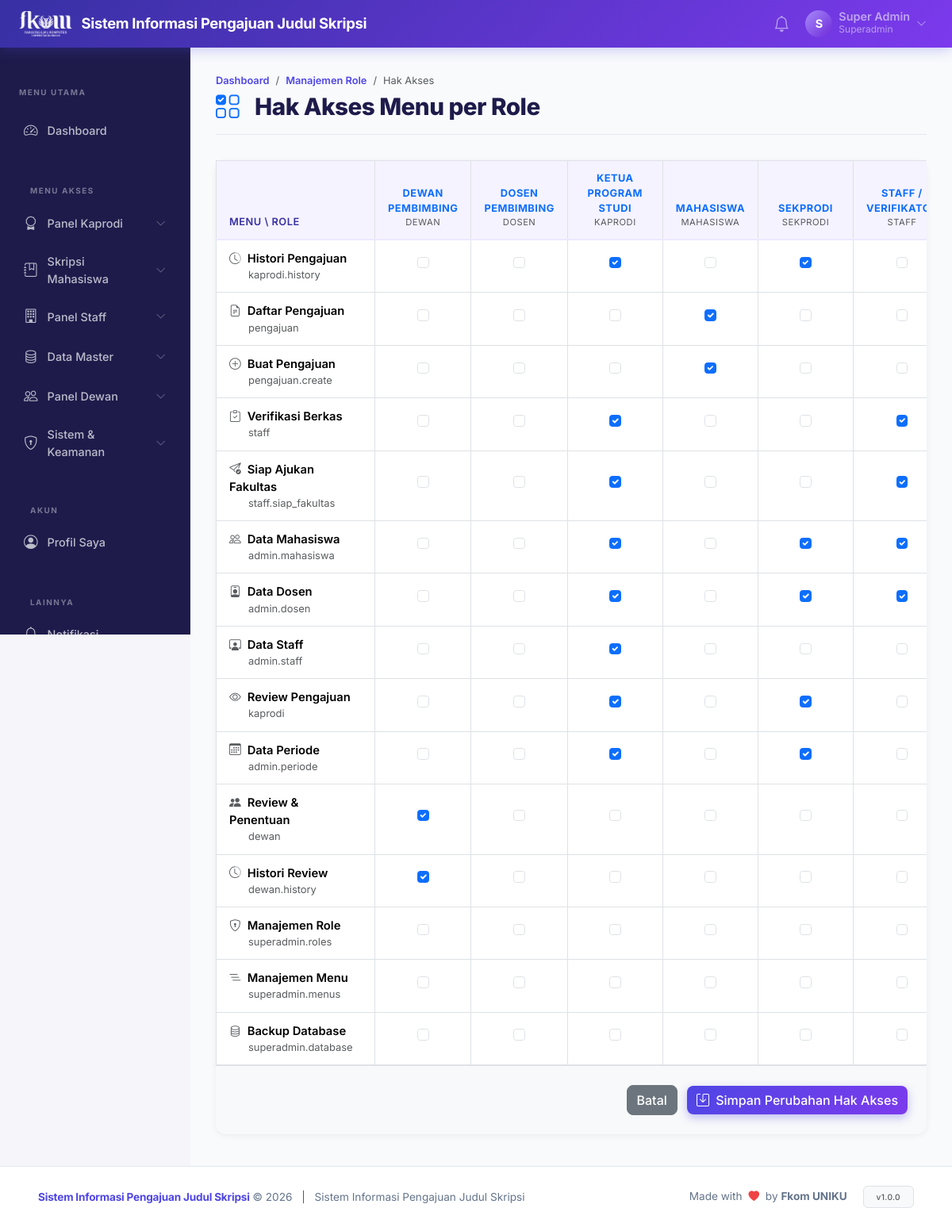
The app's page /?page=superadmin.role_menus (signed in) with its own data.
### tables this page shows
CREATE TABLE `roles` (
  `id` int unsigned NOT NULL AUTO_INCREMENT,
  `kode` varchar(50) NOT NULL,
  `nama` varchar(100) NOT NULL,
  PRIMARY KEY (`id`),
  UNIQUE KEY `kode` (`kode`)
);

CREATE TABLE `menus` (
  `id` int unsigned NOT NULL AUTO_INCREMENT,
  `kode_page` varchar(100) NOT NULL,
  `judul` varchar(100) NOT NULL,
  `icon` varchar(50) DEFAULT NULL,
  `urutan` int NOT NULL DEFAULT '0',
  PRIMARY KEY (`id`),
  UNIQUE KEY `kode_page` (`kode_page`)
);

### controllers/SuperadminController.php (called while the page is built, shortened)
<?php
class SuperadminController {
    public function roleMenus(): void {
        $db = getDB();
        $roles = $db->query("SELECT * FROM roles ORDER BY nama ASC")->fetchAll(PDO::FETCH_ASSOC);
        $menus = $db->query("SELECT * FROM menus ORDER BY urutan ASC")->fetchAll(PDO::FETCH_ASSOC);
        $roleMenusRaw = $db->query("SELECT role_id, menu_id FROM role_menus")->fetchAll(PDO::FETCH_ASSOC);
        $matrix = [];
        foreach ($roleMenusRaw as $rm) {
            $matrix[$rm['role_id']][$rm['menu_id']] = true;
        }
        require BASE_PATH . '/views/superadmin/roles/hak_akses.php';
    }
}

### core/Auth.php (called while the page is built, shortened)
<?php
class Auth {
    public static function check(): bool {
        return isset($_SESSION['user_id']) && !empty($_SESSION['user_id']);
    }
    public static function user(): ?array {
        return [
            'id'    => $_SESSION['user_id'],
            'nama'  => $_SESSION['user_nama'],
            'email' => $_SESSION['user_email'],
            'role'  => $_SESSION['user_role'],
            'roles' => $_SESSION['user_roles'] ?? [$_SESSION['user_role']],
        ];
    }
    public static function role(): ?string {
        return self::check() ? $_SESSION['user_role'] : null;
    }
}

### core/Helper.php (called while the page is built, shortened)
<?php
function e(mixed $value): string {
    return htmlspecialchars((string)$value, ENT_QUOTES | ENT_HTML5, 'UTF-8');
}
function truncate(string $text, int $limit = 100): string {
    if (mb_strlen($text) <= $limit) return $text;
    return mb_substr($text, 0, $limit) . '...';
}

### views/superadmin/roles/hak_akses.php (the view, shortened to what this page needs)
<?php
require BASE_PATH . '/views/layouts/header.php';
?>
<div class="page-header d-flex justify-content-between align-items-start">
    <div>
        <nav aria-label="breadcrumb"><ol class="breadcrumb">
            <li class="breadcrumb-item"><a href="?page=dashboard">Dashboard</a></li>
            <li class="breadcrumb-item"><a href="?page=superadmin.roles">Manajemen Role</a></li>
            <li class="breadcrumb-item active">Hak Akses</li>
        </ol></nav>
        <h1><i class="bi bi-ui-checks-grid me-2 text-primary"></i>Hak Akses Menu per Role</h1>
    </div>
</div>
<div class="card">
    <div class="card-body p-0">
        <form action="?page=superadmin.role_menus.update" method="POST">
            <div class="table-responsive">
                <table class="table table-sititi table-bordered mb-0 text-center align-middle">
                    <thead style="background:#f5f3ff;">
                        <tr>
                            <th class="text-start" style="min-width:200px">Menu \ Role</th>
                            <?php foreach ($roles as $r): ?>
                                <th style="min-width:120px">
                                    <div class="fw-bold text-primary"><?= e($r['nama']) ?></div>
                                    <div class="small text-muted fw-normal"><?= e($r['kode']) ?></div>
                                </th>
                            <?php endforeach; ?>
                        </tr>
                    </thead>
                    <tbody>
                        <?php foreach ($menus as $m): ?>
                        <tr>
                            <td class="text-start fw-semibold">
                                <i class="<?= e($m['icon']) ?> me-2 text-muted"></i><?= e($m['judul']) ?>
                                <div class="small text-muted fw-normal ms-4"><?= e($m['kode_page']) ?></div>
                            </td>
                            <?php foreach ($roles as $r):
                                $isChecked = isset($matrix[$r['id']][$m['id']]);
                                $isSuperadmin = ($r['kode'] === 'superadmin');
                            ?>
                                <td>
                                    <?php if ($isSuperadmin): ?>
                                        <i class="bi bi-check-circle-fill text-success" title="Superadmin memiliki akses tak terbatas."></i>
                                        <input type="hidden" name="access[<?= $r['id'] ?>][<?= $m['id'] ?>]" value="on">
                                    <?php else: ?>
                                        <div class="form-check d-flex justify-content-center m-0 p-0">
                                            <input class="form-check-input" type="checkbox" name="access[<?= $r['id'] ?>][<?= $m['id'] ?>]" value="on" style="float:none; margin:0;" <?= $isChecked ? 'checked' : '' ?>>
                                        </div>
                                    <?php endif; ?>
                                </td>
                            <?php endforeach; ?>
                        </tr>
                        <?php endforeach; ?>
                    </tbody>
                </table>
            </div>
            <div class="p-4 bg-light border-top text-end" style="border-radius: 0 0 var(--card-r) var(--card-r)">
                <a href="?page=superadmin.roles" class="btn btn-secondary me-2">Batal</a>
                <button type="submit" class="btn btn-primary"><i class="bi bi-save me-1"></i> Simpan Perubahan Hak Akses</button>
            </div>
        </form>
    </div>
</div>
<?php require BASE_PATH . '/views/layouts/footer.php'; ?>

### views/layouts/header.php (shortened to what this page needs)
<!DOCTYPE html>
<html lang="id">
<head>
    <link rel="stylesheet" href="https://cdn.jsdelivr.net/npm/bootstrap@5.3.3/dist/css/bootstrap.min.css">
    <link rel="stylesheet" href="https://cdn.jsdelivr.net/npm/bootstrap-icons@1.11.3/font/bootstrap-icons.min.css">
    <link href="https://cdn.jsdelivr.net/npm/quill@2.0.2/dist/quill.snow.css" rel="stylesheet">
    <link rel="stylesheet" href="assets/css/style.css?v=<?= time() ?>">
</head>
<body>
<nav class="navbar navbar-expand-lg navbar-dark sititi-navbar sticky-top">
    <div class="container-fluid px-4">
        <a class="navbar-brand fw-bold d-flex align-items-center gap-2" href="?page=dashboard">
            <img src="assets/img/logo_fkom.png" alt="Logo FKOM" style="height: 35px; width: auto;">
            <span class="ms-1"><?= APP_NAME ?></span>
        </a>
        <div class="collapse navbar-collapse" id="mainNav">
            <ul class="navbar-nav ms-auto align-items-center gap-1">
                <li class="nav-item dropdown">
                    <a class="nav-link position-relative p-2" href="#" id="notifDropdown"
                       data-bs-toggle="dropdown" aria-expanded="false">
                        <i class="bi bi-bell fs-5"></i>
                    </a>
                </li>
                <li class="nav-item dropdown">
                    <a class="nav-link d-flex align-items-center gap-2 user-menu" href="#"
                       id="userDropdown" data-bs-toggle="dropdown" aria-expanded="false">
                        <div class="user-avatar">
                            <?= strtoupper(substr(Auth::user()['nama'], 0, 1)) ?>
                        </div>
                        <div class="d-none d-lg-block text-start">
                            <div class="fw-semibold lh-1" style="font-size:.9rem">
                                <?= e(truncate(Auth::user()['nama'], 20)) ?>
                            </div>
                            <div class="text-white-50" style="font-size:.75rem">
                                <?= ucfirst(Auth::role()) ?>
                            </div>
                        </div>
                        <i class="bi bi-chevron-down small"></i>
                    </a>
                </li>
            </ul>
        </div>
    </div>
</nav>
<div class="d-flex">
    <?php require BASE_PATH . '/views/layouts/sidebar.php'; ?>
    <main class="main-content flex-grow-1">
        <div class="content-wrapper">

### assets/css/style.css (style rules this page uses)
:root { --primary: #4f46e5; --primary-dark: #3730a3; --primary-light: #ede9fe; --secondary: #7c3aed; --success: #059669; --warning: #d97706; --danger: #dc2626; --info: #0284c7; --sidebar-bg: #1e1b4b; --sidebar-w: 240px; --navbar-h: 60px; --body-bg: #f5f5fa; --card-r: 14px; --shadow-sm: 0 2px 8px rgba(0, 0, 0, .06); --shadow-md: 0 4px 20px rgba(0, 0, 0, .10); --shadow-lg: 0 8px 40px rgba(0, 0, 0, .14); --ease: all .2s ease; }
*, *::before, *::after { box-sizing: border-box }
body { font-family: 'Inter', sans-serif; background: var(--body-bg); color: #1e1b4b; min-height: 100vh; font-size: .92rem }
.sititi-navbar { background: linear-gradient(135deg, var(--primary-dark), var(--secondary)); height: var(--navbar-h); box-shadow: 0 2px 16px rgba(79, 70, 229, .3); z-index: 1040 }
.navbar-brand span { font-size: 1.15rem; letter-spacing: -.3px }
.user-avatar { width: 34px; height: 34px; border-radius: 50%; background: linear-gradient(135deg, #a78bfa, #6d28d9); color: #fff; font-weight: 700; font-size: .9rem; display: flex; align-items: center; justify-content: center; flex-shrink: 0 }
.user-menu { border-radius: 8px; padding: 4px 10px; transition: var(--ease) }
.navbar-brand { padding: 0; margin: 0; }
.navbar-brand img { filter: brightness(0) invert(1); max-height: 32px; }
.main-content { min-height: calc(100vh - var(--navbar-h)); overflow-x: hidden; background: #f8fafc; }
.content-wrapper { padding: 32px 32px 40px; max-width: 1440px; margin: 0 auto; }
.page-header { margin-bottom: 32px; position: relative; padding-bottom: 16px; border-bottom: 1px solid #e2e8f0; display: flex; justify-content: space-between; align-items: center; flex-wrap: wrap; gap: 15px; }
.breadcrumb { font-size: 0.8rem; margin-bottom: 6px; }
.breadcrumb-item a { color: var(--primary); text-decoration: none; font-weight: 600; }
.page-header h1 { font-size: 1.85rem; font-weight: 800; color: var(--secondary-color); margin: 0; letter-spacing: -0.5px; display: flex; align-items: center; gap: 12px; }
.page-header h1 i { color: var(--primary); }
.card { border: none; border-radius: var(--card-r); box-shadow: var(--shadow-sm); transition: var(--ease); background: #fff }
.table-sititi thead th { background: #f5f3ff; color: var(--primary-dark); font-weight: 600; font-size: .8rem; text-transform: uppercase; letter-spacing: .5px; border-bottom: 2px solid #ede9fe; padding: 12px 16px }
.table-sititi tbody td { padding: 12px 16px; vertical-align: middle }
.table-sititi tbody tr { transition: var(--ease) }
.btn { border-radius: 8px; font-weight: 500; transition: var(--ease) }
.btn-primary { background: linear-gradient(135deg, var(--primary), var(--secondary)); border: none; box-shadow: 0 4px 12px rgba(79, 70, 229, .35) }

### records on screen
roles: nama "S", nama "Super Admin"
roles: nama "DEWAN PEMBIMBING", kode "DEWAN"
roles: nama "DOSEN PEMBIMBING", kode "DOSEN"
roles: nama "KETUA PROGRAM STUDI", kode "KAPRODI"
roles: nama "MAHASISWA", kode "MAHASISWA"
roles: nama "SEKPRODI", kode "SEKPRODI"
roles: nama "STAFF /…", kode "STAFF"
menus: judul "Histori Pengajuan", kode_page "kaprodi.history", id "☑"
menus: judul "Daftar Pengajuan", kode_page "pengajuan", id "☑"
menus: judul "Buat Pengajuan", kode_page "pengajuan.create", id "☑"
menus: judul "Verifikasi Berkas", kode_page "staff", id "☑"
menus: judul "Siap Ajukan Fakultas", kode_page "staff.siap_fakultas", id "☑"
menus: judul "Data Mahasiswa", kode_page "admin.mahasiswa", id "☑"
menus: judul "Data Dosen", kode_page "admin.dosen", id "☑"
menus: judul "Data Staff", kode_page "admin.staff", id "☑"
menus: judul "Review Pengajuan", kode_page "kaprodi", id "☑"
menus: judul "Data Periode", kode_page "admin.periode", id "☑"
menus: judul "Review & Penentuan", kode_page "dewan", id "☑"
menus: judul "Histori Review", kode_page "dewan.history", id "☑"
menus: judul "Manajemen Role", kode_page "superadmin.roles"
menus: judul "Manajemen Menu", kode_page "superadmin.menus"
menus: judul "Backup Database", kode_page "superadmin.database"

### other values on screen
APP_NAME "Sistem Informasi Pengajuan Judul Skripsi"
Auth::role() "Superadmin"
$groupTitle "Panel Kaprodi"
$groupTitle "Skripsi Mahasiswa"
$groupTitle "Panel Staff"
$groupTitle "Data Master"
$groupTitle "Panel Dewan"
$groupTitle "Sistem & Keamanan"
APP_FULL_NAME "Sistem Informasi Pengajuan Judul Skripsi"
APP_VERSION "1.0.0"
